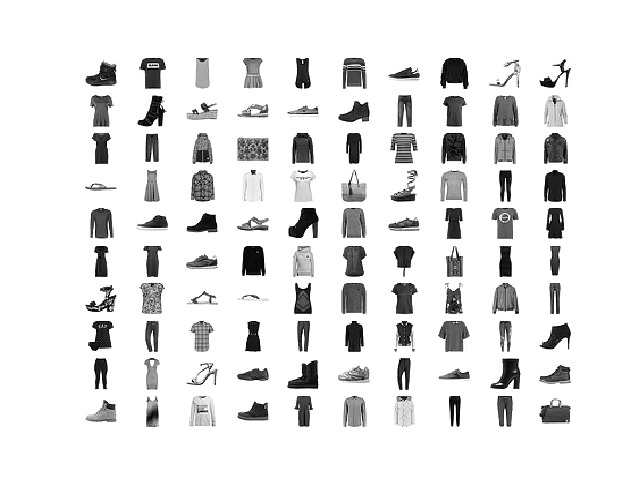

This chart was generated by the following Python code:
# Load and visualize Fashion MNIST dataset
from keras.datasets import fashion_mnist
import matplotlib.pyplot as plt

(trainX, trainY), (testX, testY) = fashion_mnist.load_data()
print("X shape: {}, y shape: {}".format(trainX.shape, trainY.shape))
print("Test X shape: {}, y shape: {}".format(testX.shape, testY.shape))

for i in range(100):
	plt.subplot(10, 10, i+1)
	plt.axis("off")
	plt.imshow(trainX[i], cmap="gray_r")
plt.savefig("data.png")